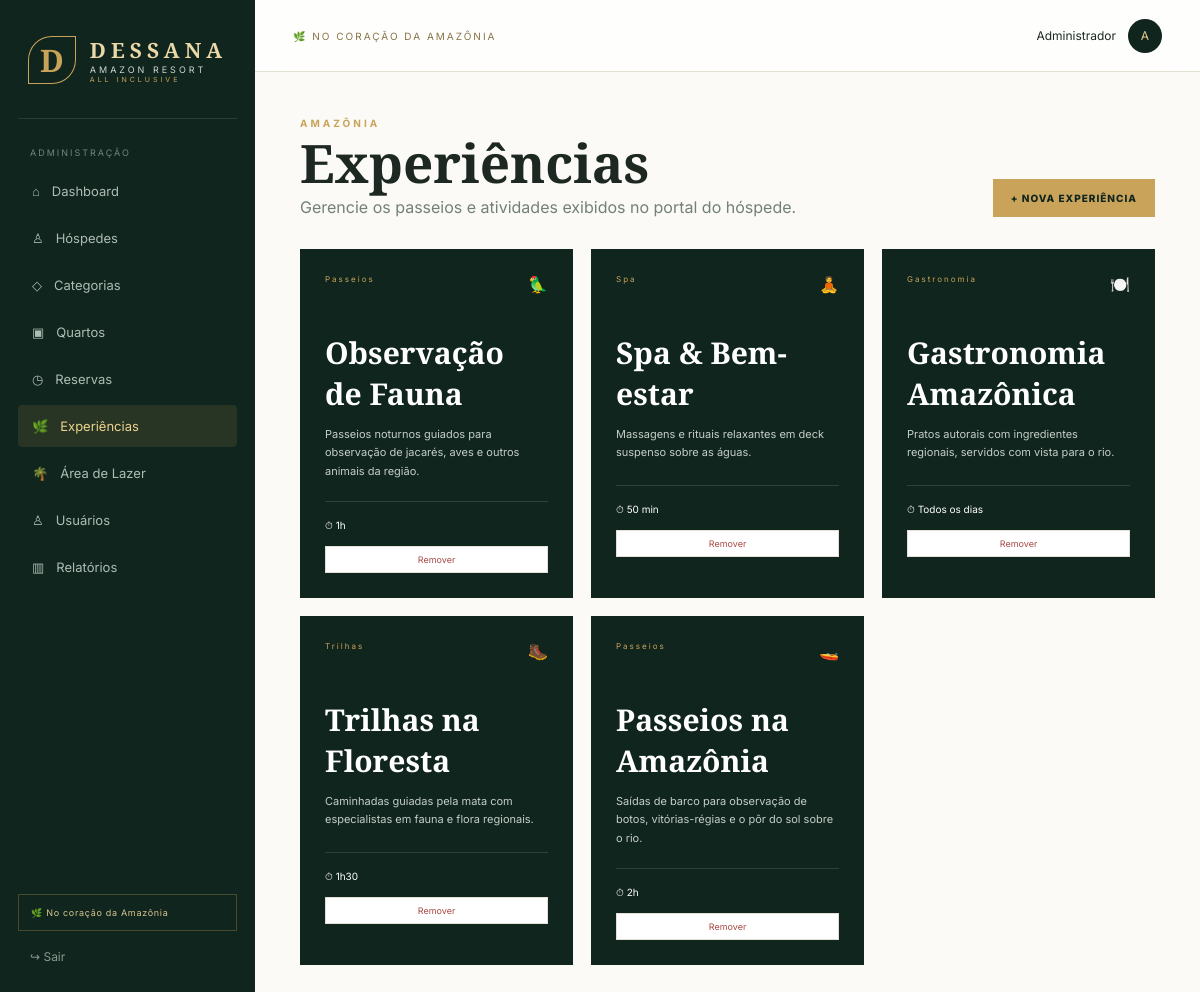
/experiencias (signed in), run on the app's committed database.
### tables this page shows
CREATE TABLE experiencias (
    id INTEGER PRIMARY KEY AUTOINCREMENT,
    titulo TEXT NOT NULL,
    categoria TEXT NOT NULL,
    descricao TEXT,
    imagem TEXT,
    duracao TEXT,
    icone TEXT,
    criado_em TEXT NOT NULL DEFAULT CURRENT_TIMESTAMP
);

### app.py (the view)
@app.route("/experiencias")
@admin_required
def experiencias_admin():
    conn = get_db()
    rows = conn.execute("SELECT * FROM experiencias ORDER BY id DESC").fetchall()
    conn.close()
    return render_template("experiencias_admin.html", experiencias=rows)

### app.py (called while the page is built)
def get_db():
    conn = sqlite3.connect(DB_PATH)
    conn.row_factory = sqlite3.Row
    conn.execute("PRAGMA foreign_keys = ON")
    return conn

def admin_required(view):
    @wraps(view)
    def wrapped(*args, **kwargs):
        if "user_id" not in session or session.get("tipo") != "admin":
            return redirect(url_for("login"))
        return view(*args, **kwargs)
    return wrapped

### templates/experiencias_admin.html (shortened to what this page needs)
{% extends "base.html" %}
{% block content %}
<div class="page-heading"><div><div class="eyebrow">AMAZÔNIA</div><h1>Experiências</h1><p>Gerencie os passeios e atividades exibidos no portal do hóspede.</p></div><button class="primary-btn small" onclick="openModal('modal-experiencia')">+ NOVA EXPERIÊNCIA</button></div>
<div class="cards-grid">
{% for e in experiencias %}
<div class="room-card">
  <div class="room-top"><span class="room-tag">{{ e.categoria }}</span><span>{{ e.icone or '🌿' }}</span></div>
  <h3>{{ e.titulo }}</h3>
  <p>{{ e.descricao or 'Sem descrição.' }}</p>
  <div class="room-meta"><span>⏱ {{ e.duracao or '—' }}</span></div>
  <form method="post" action="{{ url_for('excluir_experiencia', id=e.id) }}" onsubmit="return confirm('Remover esta experiência?')" style="margin-top:14px;">
    <button class="icon-btn danger" style="width:100%;">Remover</button>
  </form>
</div>
{% else %}<div class="empty">Nenhuma experiência cadastrada.</div>{% endfor %}
</div>
{% endblock %}

### static/css/style.css (style rules this page uses)
:root { --forest:#10251d;--forest2:#17372b;--gold:#c9a35a;--gold2:#e3c987;--cream:#f6f1e7; --paper:#fbfaf7;--ink:#1d2822;--muted:#738078;--line:#e4e0d6;--white:#fff;--danger:#a94b46; }
* { box-sizing:border-box }
body { margin:0;background:var(--paper);color:var(--ink);font-family:Inter,Arial,sans-serif }
button,input,select,textarea { font:inherit }
.eyebrow { color:var(--gold);font-size:10px;font-weight:700;letter-spacing:3px }
.gold-btn,.primary-btn { background:var(--gold);border:0;color:var(--forest);font-weight:800;letter-spacing:1px;padding:16px 22px;display:inline-flex;gap:25px;align-items:center;cursor:pointer }
.page-heading { display:flex;align-items:flex-end;justify-content:space-between;margin-bottom:32px }
.page-heading h1 { font:600 53px/.9 "Cormorant Garamond";margin:10px 0 }
.page-heading p { color:var(--muted);margin:0 }
.primary-btn.small { padding:13px 18px;font-size:10px }
.cards-grid { display:grid;grid-template-columns:repeat(3,1fr);gap:18px }
.room-card { background:var(--forest);color:#fff;padding:25px;min-height:235px }
.room-top { display:flex;justify-content:space-between;color:var(--gold) }
.room-tag { font-size:8px;letter-spacing:2px }
.room-card h3 { font:600 30px "Cormorant Garamond";margin:38px 0 8px }
.room-card p { font-size:11px;color:#c5cec9;line-height:1.7;min-height:40px }
.room-meta { border-top:1px solid rgba(255,255,255,.13);padding-top:17px;margin-top:20px;display:flex;justify-content:space-between;font-size:10px }
.tiny-btn,.icon-btn { border:1px solid var(--line);background:#fff;padding:7px 9px;font-size:9px;cursor:pointer }
.icon-btn.danger { color:var(--danger) }

### data on the page
experiencias: categoria "Passeios", icone "🦜", titulo "Observação de Fauna", descricao "Passeios noturnos guiados para observação de jacarés, aves e outros animais da região.", duracao "1h"
experiencias: categoria "Spa", icone "🧘", titulo "Spa & Bem-estar", descricao "Massagens e rituais relaxantes em deck suspenso sobre as águas.", duracao "50 min"
experiencias: categoria "Gastronomia", icone "🍽️", titulo "Gastronomia Amazônica", descricao "Pratos autorais com ingredientes regionais, servidos com vista para o rio.", duracao "Todos os dias"
experiencias: categoria "Trilhas", icone "🥾", titulo "Trilhas na Floresta", descricao "Caminhadas guiadas pela mata com especialistas em fauna e flora regionais.", duracao "1h30"
experiencias: categoria "Passeios", icone "🚤", titulo "Passeios na Amazônia", descricao "Saídas de barco para observação de botos, vitórias-régias e o pôr do sol sobre o rio.", duracao "2h"

### other printed values
{{ session.get('user_name') }} "Administrador"
{{ session.get('user_name','A')[0] }} "A"
